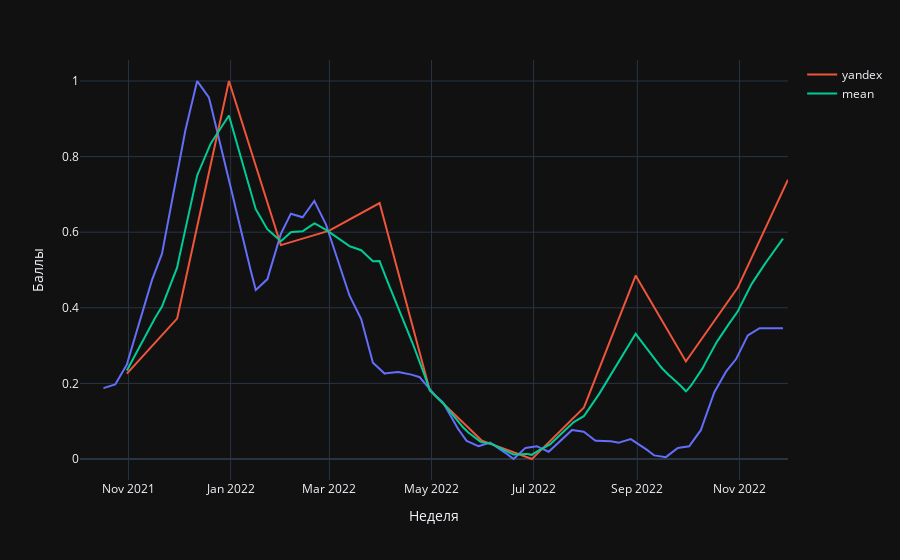

The notebook cell saved with this chart:
### Code cell
google_popularity = 0.35
yandex_popularity = 0.65

wordstats_cosmetics_spline['mean'] = wordstats_cosmetics_spline['totalCount'] * yandex_popularity + wordstats_cosmetics_google_spline['Баллы'] * google_popularity

fig3 = px.line(wordstats_cosmetics_google_spline, y="Баллы")

fig3.add_scatter(x=wordstats_cosmetics_spline.index, y=wordstats_cosmetics_spline['totalCount'], name='yandex')

fig3.add_scatter(x=wordstats_cosmetics_spline.index, y=wordstats_cosmetics_spline['mean'], name='mean')

fig3.show()

### Figure 1 — Plotly figure (JSON) as saved in the notebook; plotly's stock layout.template omitted (floating-point values rounded to 4 significant figures; data arrays with more than 128 entries replaced by an {"elided": "..."} marker saying what was removed)
{"data": [{"hovertemplate": "Неделя=%{x}<br>Баллы=%{y}<extra></extra>", "legendgroup": "", "line": {"color": "#636efa", "dash": "solid"}, "marker": {"symbol": "circle"}, "mode": "lines", "name": "", "orientation": "v", "showlegend": false, "x": {"elided": "421 str values"}, "xaxis": "x", "y": {"elided": "421 float values"}, "yaxis": "y", "type": "scatter"}, {"name": "yandex", "x": {"elided": "396 str values"}, "y": {"elided": "396 float values"}, "type": "scatter"}, {"name": "mean", "x": {"elided": "396 str values"}, "y": {"elided": "396 float values"}, "type": "scatter"}], "layout": {"xaxis": {"anchor": "y", "domain": [0.0, 1.0], "title": {"text": "Неделя"}}, "yaxis": {"anchor": "x", "domain": [0.0, 1.0], "title": {"text": "Баллы"}}, "legend": {"tracegroupgap": 0}, "margin": {"t": 60}}}
